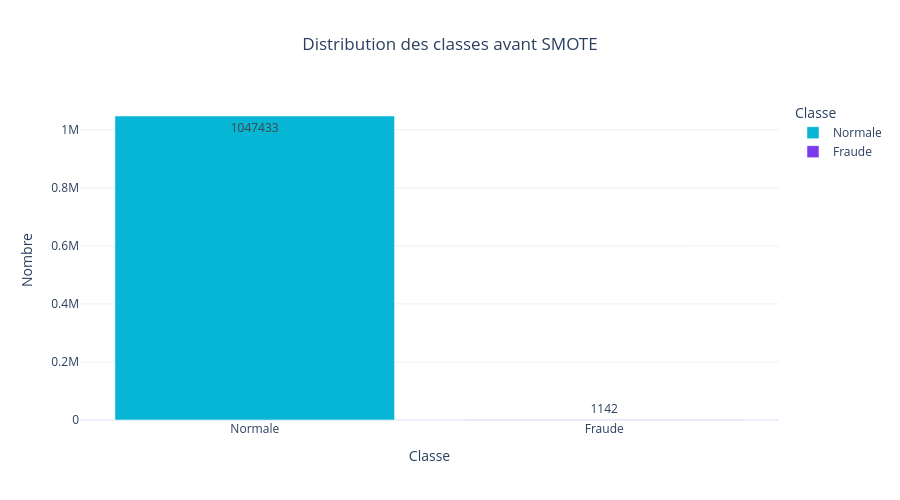

The cell this chart's notebook holds for it:
### Code cell
# ============================================
# DISTRIBUTION DES CLASSES AVANT SMOTE
# ============================================

before_smote = (
    y.value_counts()
     .reset_index()
)

before_smote.columns = [
    "Classe",
    "Nombre"
]

before_smote["Classe"] = before_smote["Classe"].map({
    0: "Normale",
    1: "Fraude"
})

fig = px.bar(
    before_smote,
    x="Classe",
    y="Nombre",
    color="Classe",
    text="Nombre",

    color_discrete_map={
        "Normale": "#06B6D4",
        "Fraude": "#7C3AED"
    },

    title="Distribution des classes avant SMOTE"
)

fig.update_layout(
    template="plotly_white",
    height=500,
    title_x=0.5
)

fig.show()

### Figure 1 — Plotly figure (JSON) as saved in the notebook; plotly's stock layout.template omitted (floating-point values rounded to 4 significant figures)
{"data": [{"hovertemplate": "Classe=%{x}<br>Nombre=%{text}<extra></extra>", "legendgroup": "Normale", "marker": {"color": "#06B6D4", "pattern": {"shape": ""}}, "name": "Normale", "orientation": "v", "showlegend": true, "text": [1047000.0], "textposition": "auto", "type": "bar", "x": ["Normale"], "xaxis": "x", "y": [1047433], "yaxis": "y"}, {"hovertemplate": "Classe=%{x}<br>Nombre=%{text}<extra></extra>", "legendgroup": "Fraude", "marker": {"color": "#7C3AED", "pattern": {"shape": ""}}, "name": "Fraude", "orientation": "v", "showlegend": true, "text": [1142.0], "textposition": "auto", "type": "bar", "x": ["Fraude"], "xaxis": "x", "y": [1142], "yaxis": "y"}], "layout": {"barmode": "relative", "height": 500, "legend": {"title": {"text": "Classe"}, "tracegroupgap": 0}, "title": {"text": "Distribution des classes avant SMOTE", "x": 0.5}, "xaxis": {"anchor": "y", "categoryarray": ["Normale", "Fraude"], "categoryorder": "array", "domain": [0, 1], "title": {"text": "Classe"}}, "yaxis": {"anchor": "x", "domain": [0, 1], "title": {"text": "Nombre"}}}}
